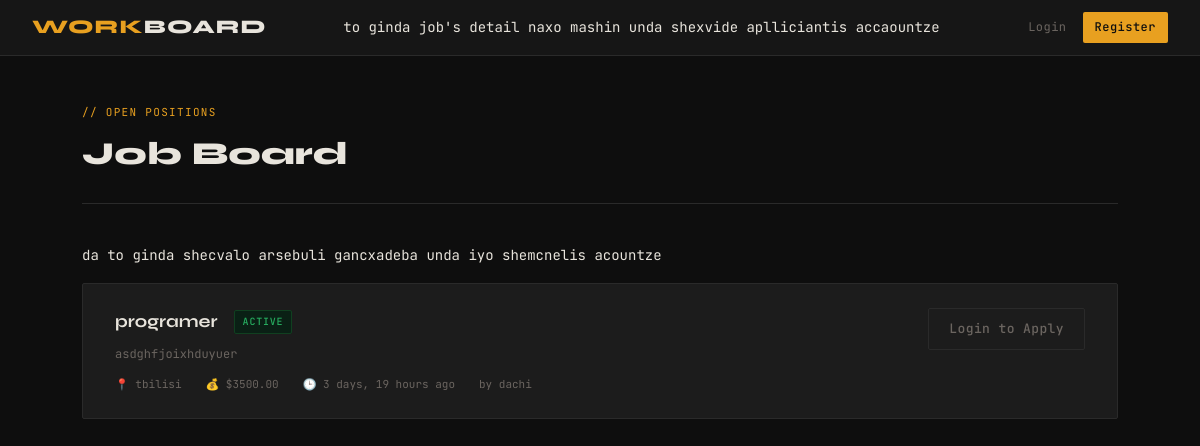
Before: / with the older database file.
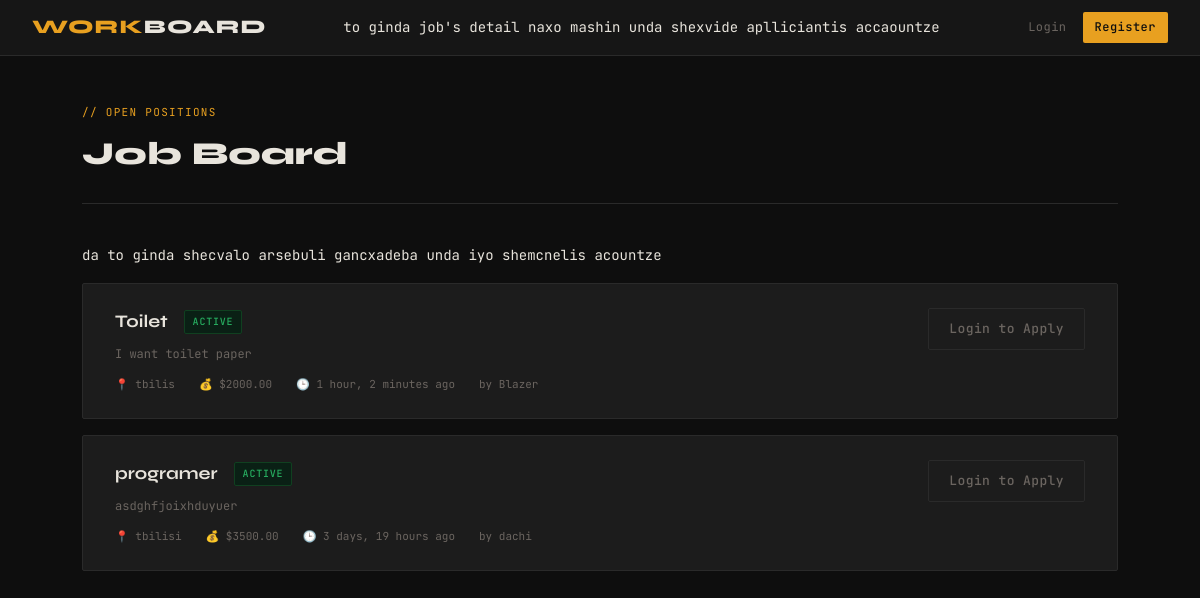
After: the same page with the newer database file.
### App/models.py (models this page shows, shortened)
class Job(models.Model):
    employer = models.ForeignKey(User, on_delete=models.CASCADE, related_name='jobs')
    title = models.CharField(max_length=255)
    description = models.TextField()
    location = models.CharField(max_length=255)
    salary = models.DecimalField(max_digits=10, decimal_places=2, blank=True, null=True)
    created_at = models.DateTimeField(auto_now_add=True)
    is_active = models.BooleanField(default=True)

class User(AbstractUser):
    USER_TYPE_CHOICES = (
        ('employer', 'Employer'),
        ('applicant', 'Applicant'),
    )
    user_type = models.CharField(max_length=20, choices=USER_TYPE_CHOICES)
    phone = models.CharField(max_length=20, blank=True, null=True)

### App/views.py (the view)
# urls.py: path('', views.job_list, name='job_list'),
def job_list(request):
    jobs = Job.objects.order_by('-created_at')
    return render(request, 'job_list.html', {'jobs': jobs})

### App/templates/job_list.html (shortened to what this page needs)
{% extends 'base.html' %}
{% block content %}
<main>
  <div class="page-header" style="display:flex;align-items:flex-end;justify-content:space-between;margin-bottom:2.5rem;border-bottom:1px solid var(--border);padding-bottom:1.5rem;">
    <div>
      <p style="color:var(--accent);font-size:11px;letter-spacing:0.12em;text-transform:uppercase;margin-bottom:0.4rem;">// open positions</p>
      <h1>Job Board</h1>
    </div>
  </div>
  {% if jobs %}
    <div style="display:grid;gap:1rem;">
      <p>da to ginda shecvalo arsebuli gancxadeba unda iyo shemcnelis acountze</p>
      {% for job in jobs %}
        <div class="job-card" style="animation-delay:{{ forloop.counter0 }}00ms;background:var(--card);border:1px solid var(--border);border-radius:var(--radius);padding:1.5rem 2rem;display:grid;grid-template-columns:1fr auto;gap:1rem;align-items:start;transition:border-color 0.15s;" onmouseover="this.style.borderColor='var(--accent)'" onmouseout="this.style.borderColor='var(--border)'">
          <div>
            <div style="display:flex;align-items:center;gap:1rem;margin-bottom:0.6rem;">
              <h2 style="font-size:1.1rem;">{{ job.title }}</h2>
              {% if not job.is_active %}
                <span class="badge badge-rejected">Closed</span>
              {% else %}
                <span class="badge badge-accepted">Active</span>
              {% endif %}
            </div>
            <p style="color:var(--muted);font-size:12px;margin-bottom:0.8rem;line-height:1.5;">
              {{ job.description|truncatewords:25 }}
            </p>
            <div style="display:flex;gap:1.5rem;font-size:11px;color:var(--muted);">
              <span>📍 {{ job.location }}</span>
              {% if job.salary %}
                <span>💰 ${{ job.salary }}</span>
              {% endif %}
              <span>🕒 {{ job.created_at|timesince }} ago</span>
              <span>by {{ job.employer.username }}</span>
            </div>
          </div>
          <div style="display:flex;flex-direction:column;gap:0.5rem;align-items:flex-end;">
            {% if user.is_authenticated %}
              {% if user.user_type == 'applicant' %}
                <a href="{% url 'apply_to_job' job.id %}" class="btn btn-primary">Apply</a>
              {% endif %}
              {% if user == job.employer %}
                <a href="{% url 'update_job' job.id %}" class="btn btn-ghost">Edit</a>
                <a href="{% url 'job_applications' job.id %}" class="btn btn-ghost">Applications</a>
                <form method="post" action="{% url 'delete_job' job.id %}" onsubmit="return confirm('Delete this job?')">
                  {% csrf_token %}
                  <button type="submit" class="btn btn-danger">Delete</button>
                </form>
              {% endif %}
            {% else %}
              <a href="{% url 'login' %}" class="btn btn-ghost">Login to Apply</a>
            {% endif %}
          </div>
        </div>
      {% endfor %}
    </div>
  {% endif %}
</main>
{% endblock %}

### App/templates/base.html (shortened to what this page needs)
<!DOCTYPE html>
<html lang="en">
<head>
</head>
<body>
<nav>
  <a href="{% url 'job_list' %}" class="nav-logo">WORK<span>BOARD</span></a>
  <p>to ginda job's detail naxo mashin unda shexvide aplliciantis accaountze</p>
  <div class="nav-links">
    {% if user.is_authenticated %}
      <a href="{% url 'job_list' %}">Jobs</a>
      {% if user.user_type == 'employer' %}
        <a href="{% url 'create_job' %}" class="btn-accent btn">+ Post Job</a>
      {% endif %}
      <form method="post" action="{% url 'logout' %}">
        {% csrf_token %}
        <button>Logout</button>
      </form>
    {% else %}
      <a href="{% url 'login' %}">Login</a>
      <a href="{% url 'register' %}" class="btn-accent btn">Register</a>
    {% endif %}
  </div>
</nav>
{% block content %}{% endblock %}
</body>
</html>

### App/templates/base.html (style rules this page uses)
*, *::before, *::after { box-sizing: border-box; margin: 0; padding: 0; }
:root { --bg: #0e0e0e; --surface: #161616; --card: #1c1c1c; --border: #2a2a2a; --accent: #e8a020; --accent2: #c4721a; --text: #e8e4dc; --muted: #6b6560; --danger: #c0392b; --success: #27ae60; --pending: #e8a020; --radius: 2px; }
html { scroll-behavior: smooth; }
body { background: var(--bg); color: var(--text); font-family: 'JetBrains Mono', monospace; font-size: 14px; line-height: 1.6; min-height: 100vh; }
nav { background: var(--surface); border-bottom: 1px solid var(--border); padding: 0 2rem; display: flex; align-items: center; justify-content: space-between; height: 56px; position: sticky; top: 0; z-index: 100; }
.nav-logo { font-family: 'Syne', sans-serif; font-weight: 800; font-size: 1.2rem; color: var(--accent); text-decoration: none; letter-spacing: 0.06em; }
.nav-logo span { color: var(--text); }
.nav-links { display: flex; gap: 0.25rem; align-items: center; }
.nav-links a, .nav-links form button { background: none; border: none; cursor: pointer; color: var(--muted); font-family: 'JetBrains Mono', monospace; font-size: 12px; text-decoration: none; padding: 6px 12px; border-radius: var(--radius); transition: color 0.15s, background 0.15s; letter-spacing: 0.04em; }
.nav-links .btn-accent { background: var(--accent); color: #0e0e0e !important; font-weight: 500; }
main { max-width: 1100px; margin: 0 auto; padding: 3rem 2rem; }
h1, h2, h3 { font-family: 'Syne', sans-serif; font-weight: 700; }
h1 { font-size: 2rem; font-weight: 800; }
h2 { font-size: 1.4rem; }
.btn { display: inline-block; font-family: 'JetBrains Mono', monospace; font-size: 13px; font-weight: 500; padding: 10px 20px; border-radius: var(--radius); border: none; cursor: pointer; text-decoration: none; transition: all 0.15s; letter-spacing: 0.03em; }
.btn-ghost { background: transparent; border: 1px solid var(--border); color: var(--muted); }
.badge { display: inline-block; font-size: 10px; letter-spacing: 0.08em; text-transform: uppercase; padding: 3px 8px; border-radius: 2px; font-weight: 500; }
.badge-accepted { background: #0a2015; color: var(--success); border: 1px solid #104020; }
.form-card, .page-header, .job-card, .app-row { animation: fadeUp 0.35s ease both; }

Changed rows visible on the page:
added Job: title "Toilet", is_active "ACTIVE", description "I want toilet paper", location "tbilis", salary "2000.00", created_at "1 hour, 2 minutes", employer.username "Blazer"
